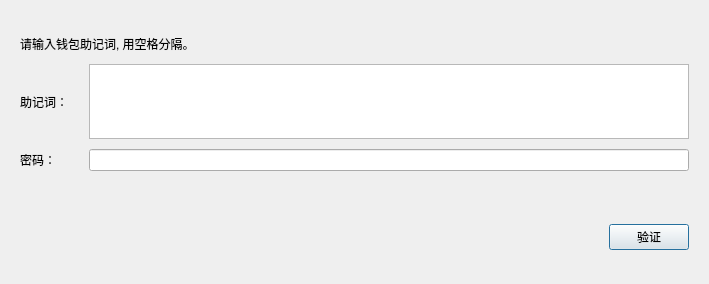
<?xml version="1.0" encoding="UTF-8"?>
<ui version="4.0">
 <class>veifySeedDialog</class>
 <widget class="QDialog" name="veifySeedDialog">
  <property name="geometry">
   <rect>
    <x>0</x>
    <y>0</y>
    <width>709</width>
    <height>284</height>
   </rect>
  </property>
  <property name="windowTitle">
   <string>Dialog</string>
  </property>
  <layout class="QVBoxLayout" name="verticalLayout">
   <property name="spacing">
    <number>0</number>
   </property>
   <property name="leftMargin">
    <number>0</number>
   </property>
   <property name="topMargin">
    <number>0</number>
   </property>
   <property name="rightMargin">
    <number>0</number>
   </property>
   <property name="bottomMargin">
    <number>0</number>
   </property>
   <item>
    <widget class="QWidget" name="Widget_bk_small" native="true">
     <layout class="QVBoxLayout" name="verticalLayout_bk_small">
      <property name="spacing">
       <number>10</number>
      </property>
      <property name="leftMargin">
       <number>20</number>
      </property>
      <property name="topMargin">
       <number>20</number>
      </property>
      <property name="rightMargin">
       <number>20</number>
      </property>
      <property name="bottomMargin">
       <number>20</number>
      </property>
      <item>
       <spacer name="verticalSpacer_2">
        <property name="orientation">
         <enum>Qt::Vertical</enum>
        </property>
        <property name="sizeHint" stdset="0">
         <size>
          <width>20</width>
          <height>40</height>
         </size>
        </property>
       </spacer>
      </item>
      <item>
       <layout class="QHBoxLayout" name="horizontalLayout_5">
        <item>
         <widget class="QLabel" name="label_3">
          <property name="text">
           <string>请输入钱包助记词, 用空格分隔。</string>
          </property>
         </widget>
        </item>
        <item>
         <spacer name="horizontalSpacer_3">
          <property name="orientation">
           <enum>Qt::Horizontal</enum>
          </property>
          <property name="sizeHint" stdset="0">
           <size>
            <width>40</width>
            <height>20</height>
           </size>
          </property>
         </spacer>
        </item>
       </layout>
      </item>
      <item>
       <layout class="QHBoxLayout" name="horizontalLayout">
        <item>
         <widget class="QLabel" name="label">
          <property name="text">
           <string>助记词：</string>
          </property>
         </widget>
        </item>
        <item>
         <widget class="QTextEdit" name="seedTextEdit">
          <property name="minimumSize">
           <size>
            <width>600</width>
            <height>75</height>
           </size>
          </property>
          <property name="maximumSize">
           <size>
            <width>600</width>
            <height>75</height>
           </size>
          </property>
         </widget>
        </item>
       </layout>
      </item>
      <item>
       <layout class="QHBoxLayout" name="horizontalLayout_2">
        <item>
         <widget class="QLabel" name="label_2">
          <property name="text">
           <string>密码：</string>
          </property>
         </widget>
        </item>
        <item>
         <widget class="QLineEdit" name="psdEdit">
          <property name="minimumSize">
           <size>
            <width>600</width>
            <height>0</height>
           </size>
          </property>
          <property name="maximumSize">
           <size>
            <width>600</width>
            <height>16777215</height>
           </size>
          </property>
          <property name="echoMode">
           <enum>QLineEdit::Password</enum>
          </property>
         </widget>
        </item>
       </layout>
      </item>
      <item>
       <layout class="QHBoxLayout" name="horizontalLayout_3">
        <item>
         <widget class="QLabel" name="errorLabel">
          <property name="styleSheet">
           <string notr="true">QLabel{color: #ec5151;}</string>
          </property>
          <property name="text">
           <string/>
          </property>
         </widget>
        </item>
        <item>
         <spacer name="horizontalSpacer">
          <property name="orientation">
           <enum>Qt::Horizontal</enum>
          </property>
          <property name="sizeHint" stdset="0">
           <size>
            <width>40</width>
            <height>20</height>
           </size>
          </property>
         </spacer>
        </item>
       </layout>
      </item>
      <item>
       <spacer name="verticalSpacer_3">
        <property name="orientation">
         <enum>Qt::Vertical</enum>
        </property>
        <property name="sizeHint" stdset="0">
         <size>
          <width>20</width>
          <height>40</height>
         </size>
        </property>
       </spacer>
      </item>
      <item>
       <layout class="QHBoxLayout" name="horizontalLayout_4">
        <item>
         <spacer name="horizontalSpacer_2">
          <property name="orientation">
           <enum>Qt::Horizontal</enum>
          </property>
          <property name="sizeHint" stdset="0">
           <size>
            <width>40</width>
            <height>20</height>
           </size>
          </property>
         </spacer>
        </item>
        <item>
         <widget class="QPushButton" name="veifypushButton">
          <property name="text">
           <string>验证</string>
          </property>
         </widget>
        </item>
       </layout>
      </item>
      <item>
       <spacer name="verticalSpacer">
        <property name="orientation">
         <enum>Qt::Vertical</enum>
        </property>
        <property name="sizeHint" stdset="0">
         <size>
          <width>20</width>
          <height>40</height>
         </size>
        </property>
       </spacer>
      </item>
     </layout>
    </widget>
   </item>
  </layout>
 </widget>
 <resources/>
 <connections/>
</ui>
